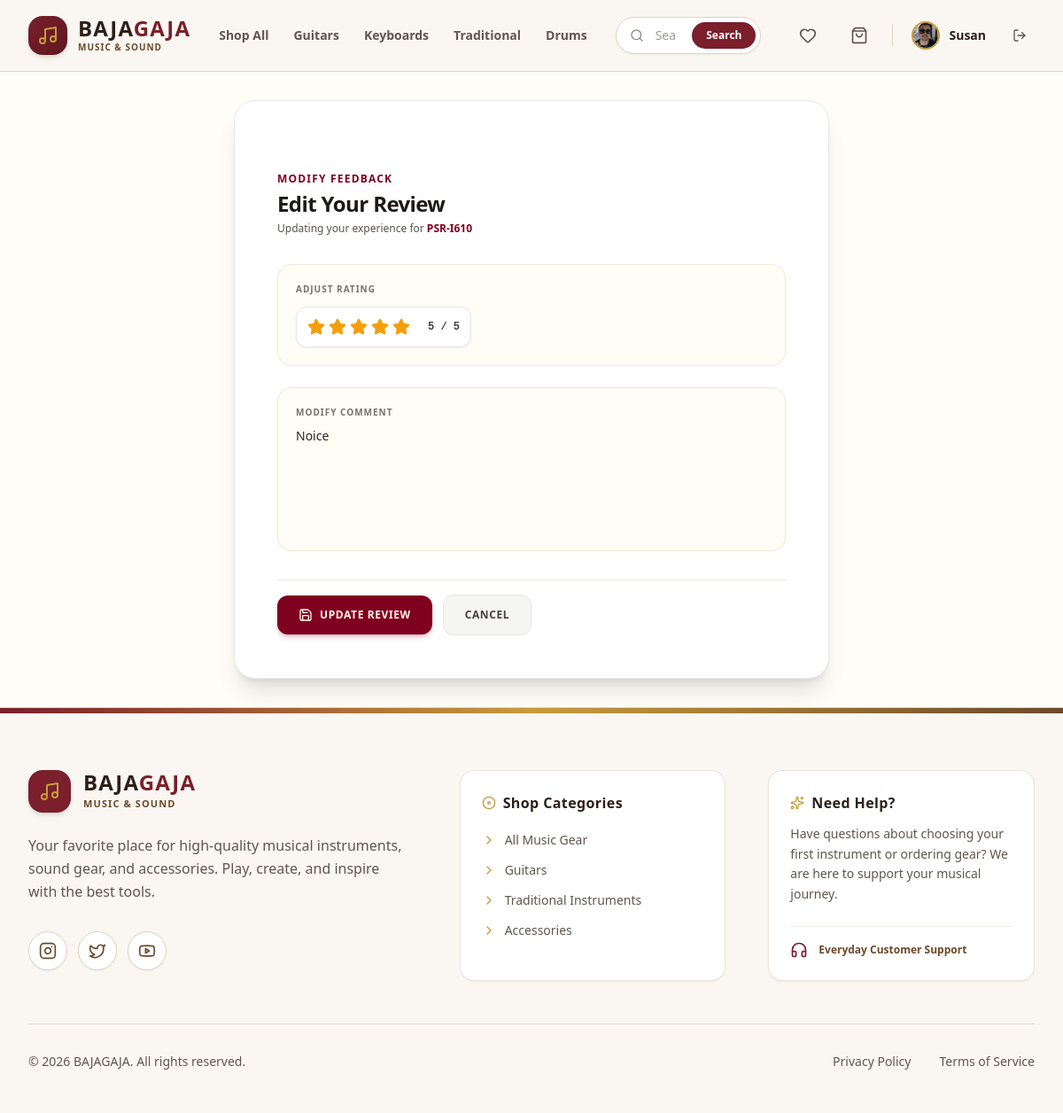
Page /review/edit/2/ (signed in) on the committed database.
### bg_app/models.py (models this page shows, shortened)
class User(AbstractUser):
    phone = models.CharField(max_length=20, blank=True)
    address = models.TextField(blank=True)
    profile_picture = models.ImageField(upload_to='images/user/', blank=True, null=True)

class Review(models.Model):
    product = models.ForeignKey(Product, on_delete=models.CASCADE, related_name='reviews')
    customer = models.ForeignKey(User, on_delete=models.CASCADE)
    rating = models.PositiveIntegerField(default=5)
    comment = models.TextField()
    created_at = models.DateTimeField(auto_now_add=True)

class Product(models.Model):
    class Category(models.TextChoices):
        GUITARS = 'guitars', 'Guitars & Basses'
        KEYBOARDS = 'keyboards', 'Keyboards & Synthesizers'
        DRUMS = 'drums', 'Drums & Percussion'
        TRADITIONAL = 'traditional', 'Traditional & Folk'
        WIND = 'wind', 'Wind & Brass'
        STUDIO = 'studio', 'Studio & Recording'
        AMPS_EFFECTS = 'amps_effects', 'Amps & Effect Pedals'
        ACCESSORIES = 'accessories', 'Accessories & Cables'
    class Condition(models.TextChoices):
        NEW = 'new', 'Brand New (Sealed)'
        REFURBISHED = 'refurbished', 'Factory Refurbished'
        USED = 'used', 'Pre-Owned / Good'
    brand = models.ForeignKey(Brand, on_delete=models.SET_NULL, null=True, related_name='products')
    name = models.CharField(max_length=255)
    category = models.CharField(max_length=20, choices=Category.choices)
    condition = models.CharField(max_length=20, choices=Condition.choices, default=Condition.NEW)
    description = models.TextField()
    price = models.DecimalField(max_digits=10, decimal_places=2)
    stock = models.PositiveIntegerField(default=0)
    product_image = models.ImageField(upload_to='images/products/')
    sku = models.CharField(max_length=100, unique=True, blank=True, null=True)
    is_active = models.BooleanField(default=True)
    created_at = models.DateTimeField(auto_now_add=True)

### bg_app/views/reviews_view.py (the view, shortened to what this page needs)
# urls.py: path('review/edit/<int:review_id>/', edit_review_view, name='edit_review'),
@login_required
def edit_review_view(request, review_id):
    review = Review.objects.get(id=review_id)
    if not review:
        messages.error(request, "Review not found.")
        return redirect('/dashboard/')
    if request.user != review.customer:
        messages.error(request, "You are not authorized to edit this review.")
        return redirect('/dashboard/')
    errors = {}
    return render(request, 'main/edit_review_page.html', {'review': review})

### bg_app/templates/main/edit_review_page.html (shortened to what this page needs)
<!DOCTYPE html>
<html lang="en">
<head>
    {% load static %}
    <link href="{% static 'css/styles.css' %}" rel="stylesheet" />
</head>
<body class="bg-amber-50/30 text-stone-900 font-sans min-h-screen flex flex-col">
    {% include 'components/_navbar.html' %}
    <main class="flex-grow flex items-center justify-center p-4 sm:p-6 lg:p-8">
        <form method="POST" class="w-full max-w-2xl bg-white border border-amber-900/15 rounded-3xl overflow-hidden shadow-xl p-8 lg:p-12 space-y-8">
            <div>
                <h2 class="text-xs font-bold uppercase tracking-widest text-[#800020] mb-1">Modify Feedback</h2>
                <p class="text-2xl font-black text-stone-900 tracking-tight">Edit Your Review</p>
                <p class="text-xs text-stone-600 mt-1 font-medium">Updating your experience for <span class="text-[#800020] font-bold">{{ review.product.name }}</span></p>
            </div>
            <div class="space-y-6">
                <div class="bg-amber-50/50 border border-amber-900/10 p-5 rounded-2xl">
                    <label class="text-[10px] font-extrabold uppercase tracking-widest text-stone-500 block mb-3">Adjust Rating</label>
                    <div class="flex items-center gap-3 bg-white border border-amber-900/15 p-3 rounded-xl inline-flex shadow-sm">
                        <div class="flex items-center gap-1">
                            <button type="button" data-star="1" class="star-btn text-stone-300 hover:scale-110 transition-transform focus:outline-none">
                                <i data-lucide="star" class="w-5 h-5"></i>
                            </button>
                            <button type="button" data-star="2" class="star-btn text-stone-300 hover:scale-110 transition-transform focus:outline-none">
                                <i data-lucide="star" class="w-5 h-5"></i>
                            </button>
                            <button type="button" data-star="3" class="star-btn text-stone-300 hover:scale-110 transition-transform focus:outline-none">
                                <i data-lucide="star" class="w-5 h-5"></i>
                            </button>
                            <button type="button" data-star="4" class="star-btn text-stone-300 hover:scale-110 transition-transform focus:outline-none">
                                <i data-lucide="star" class="w-5 h-5"></i>
                            </button>
                            <button type="button" data-star="5" class="star-btn text-stone-300 hover:scale-110 transition-transform focus:outline-none">
                                <i data-lucide="star" class="w-5 h-5"></i>
                            </button>
                        </div>
                        <span id="rating_display" class="text-xs font-mono font-bold text-stone-700 ml-2">{{ review.rating|default:5 }} / 5</span>
                    </div>
                </div>
                <div class="bg-amber-50/50 border border-amber-900/10 p-5 rounded-2xl focus-within:border-[#800020] focus-within:bg-white transition-all">
                    <label class="text-[10px] font-extrabold uppercase tracking-widest text-stone-500 block mb-2">Modify Comment</label>
                    <textarea id="id_comment" name="comment" rows="5" placeholder="Update what you liked or disliked about this product..." class="w-full bg-transparent text-sm font-medium text-stone-800 focus:outline-none placeholder-stone-400 resize-none leading-relaxed">{% if data %}{{ data.comment|default:'' }}{% else %}{{ review.comment|default:'' }}{% endif %}</textarea>
                </div>
            </div>
            <div class="flex items-center gap-3 pt-4 border-t border-amber-900/10">
                <button type="submit" class="flex-grow sm:flex-none bg-[#800020] hover:bg-[#600018] text-amber-50 font-bold py-3.5 px-6 rounded-xl transition-all flex items-center justify-center gap-2 text-xs uppercase tracking-wider shadow-md shadow-[#800020]/20">
                    <i data-lucide="save" class="w-4 h-4"></i>
                    Update Review
                </button>
                <a href="javascript:history.back()" class="flex-grow sm:flex-none bg-stone-100 hover:bg-stone-200 text-stone-700 font-bold py-3.5 px-6 rounded-xl transition-all flex items-center justify-center gap-2 text-xs uppercase tracking-wider border border-stone-200">
                    Cancel
                </a>
            </div>
        </form>
    </main>
    {% include 'components/_footer.html' %}
</body>
</html>

### bg_app/templates/components/_navbar.html (shortened to what this page needs)
<header class="sticky top-0 z-50 bg-[#FAF7F2]/95 backdrop-blur-lg border-b border-[#DDD2C5] font-sans">
  <div class="max-w-7xl mx-auto px-4 sm:px-6 lg:px-8">
    <div class="flex items-center justify-between h-20 gap-4 lg:gap-8">
      <div class="flex items-center gap-8">
        <a href="/" class="flex items-center gap-3 group shrink-0">
          <div class="w-11 h-11 rounded-2xl bg-gradient-to-br from-[#7A1F2B] to-[#5E1721] text-[#FFFFFF] flex items-center justify-center shadow-md group-hover:scale-105 transition-all duration-300">
            <i data-lucide="music" class="w-6 h-6 text-[#C89B3C]"></i>
          </div>
          <div class="flex flex-col">
            <span class="text-2xl font-black tracking-wider text-[#2D1F18] leading-none">BAJA<span class="text-[#7A1F2B]">GAJA</span></span>
            <span class="text-[10px] font-bold text-[#6B4A2B] tracking-widest uppercase mt-0.5">Music & Sound</span>
          </div>
        </a>
        <nav class="hidden md:flex items-center gap-7 text-sm font-semibold text-[#5F564F]">
          <a href="/products/" class="hover:text-[#7A1F2B] transition-all py-1 relative after:absolute after:bottom-0 after:left-0 after:w-0 after:h-0.5 after:bg-[#7A1F2B] hover:after:w-full after:transition-all">Shop All</a>
          <a href="/products/?category=guitars" class="hover:text-[#7A1F2B] transition-all py-1 relative after:absolute after:bottom-0 after:left-0 after:w-0 after:h-0.5 after:bg-[#7A1F2B] hover:after:w-full after:transition-all">Guitars</a>
          <a href="/products/?category=keyboards" class="hover:text-[#7A1F2B] transition-all py-1 relative after:absolute after:bottom-0 after:left-0 after:w-0 after:h-0.5 after:bg-[#7A1F2B] hover:after:w-full after:transition-all">Keyboards</a>
          <a href="/products/?category=traditional" class="hover:text-[#7A1F2B] transition-all py-1 relative after:absolute after:bottom-0 after:left-0 after:w-0 after:h-0.5 after:bg-[#7A1F2B] hover:after:w-full after:transition-all">Traditional</a>
          <a href="/products/?category=drums" class="hover:text-[#7A1F2B] transition-all py-1 relative after:absolute after:bottom-0 after:left-0 after:w-0 after:h-0.5 after:bg-[#7A1F2B] hover:after:w-full after:transition-all">Drums</a>
        </nav>
      </div>
      <div class="flex-1 max-w-md hidden sm:block">
        <form action="/products/" method="GET" class="relative group">
          <input type="text" name="search" value="{{ request.GET.search }}" placeholder="Search instruments, gear..."
            class="w-full bg-[#FFFFFF] border border-[#DDD2C5] rounded-full pl-11 pr-24 py-2.5 text-sm text-[#2D1F18] placeholder-[#5F564F]/60 focus:outline-none focus:border-[#7A1F2B] focus:ring-2 focus:ring-[#7A1F2B]/20 shadow-sm transition-all">
          <div class="absolute inset-y-0 left-0 pl-4 flex items-center pointer-events-none text-[#5F564F]/70 group-focus-within:text-[#7A1F2B]">
          </div>
          <button type="submit" class="absolute inset-y-1.5 right-1.5 px-4 bg-[#7A1F2B] hover:bg-[#5E1721] text-[#FFFFFF] text-xs font-semibold rounded-full flex items-center justify-center transition-all shadow-sm">
            Search
          </button>
        </form>
      </div>
      <div class="flex items-center gap-3 sm:gap-4">
        {% if user.is_authenticated and not user.is_staff %}
          <a href="/wishlist/" class="p-2.5 text-[#5F564F] hover:text-[#7A1F2B] hover:bg-[#FFFFFF] rounded-full border border-transparent hover:border-[#DDD2C5] transition-all relative shadow-none hover:shadow-sm" title="Wishlist">
            <i data-lucide="heart" class="w-5 h-5"></i>
          </a>
          <a href="/cart/" class="p-2.5 text-[#5F564F] hover:text-[#7A1F2B] hover:bg-[#FFFFFF] rounded-full border border-transparent hover:border-[#DDD2C5] transition-all relative shadow-none hover:shadow-sm" title="Shopping Cart">
            <i data-lucide="shopping-bag" class="w-5 h-5"></i>
          </a>
        {% endif %}
        {% if user.is_authenticated %}
          <div class="flex items-center gap-2">
            <a href="/profile/" class="flex items-center gap-2.5 group p-1 pr-3 rounded-full hover:bg-[#FFFFFF] transition-all border border-transparent hover:border-[#DDD2C5]">
              {% if user.profile_picture %}
                <img src="{{ user.profile_picture.url }}" alt="Profile" class="w-8 h-8 rounded-full object-cover border-2 border-[#C89B3C]">
              {% else %}
                <div class="w-8 h-8 rounded-full bg-[#FAF7F2] border-2 border-[#C89B3C] flex items-center justify-center text-[#7A1F2B]">
                  <i data-lucide="user" class="w-4 h-4"></i>
                </div>
              {% endif %}
              <span class="text-sm font-semibold hidden lg:block text-[#2D1F18] group-hover:text-[#7A1F2B] transition-colors">{{ user.username }}</span>
            </a>
            <form action="/logout/" method="POST" class="inline">
              <button type="submit" class="p-2 text-[#5F564F] hover:text-[#B4473A] hover:bg-[#FFFFFF] rounded-full border border-transparent hover:border-[#DDD2C5] transition-colors" title="Log Out">
                <i data-lucide="log-out" class="w-4 h-4"></i>
              </button>
            </form>
          </div>
        {% endif %}
      </div>
    </div>
  </div>
</header>

### rows in the picture
User: profile_picture (picture), username "Susan"
Review: product.name "PSR-I610", comment "Noice"
